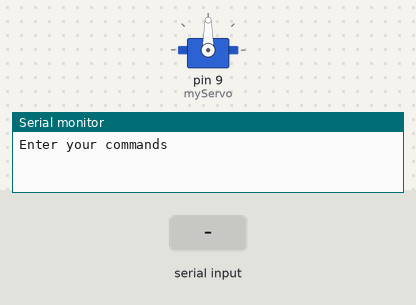
Bench run of a sketch on a simulated Arduino Uno, built with avr-gcc and run on an emulated ATmega328P. On the bench: servo, the last lines printed to the serial monitor. The inputs (shaded band) are chosen by the test bench.

Above: at 1.2 s.
1.3 s: "0" received over the second serial link
At 3.0 s:
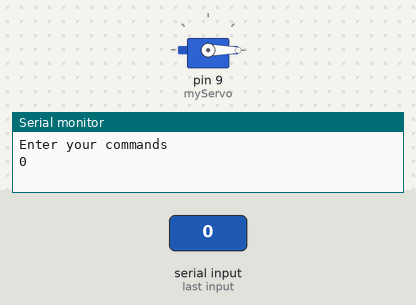
3.8 s: "1" received over the second serial link
At 4.2 s:
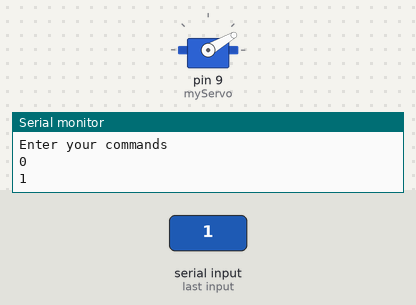
6.3 s: "3" received over the second serial link
At 7.1 s:
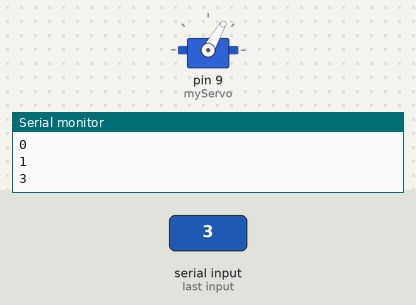
8.8 s: "4" received over the second serial link
At 9.2 s:
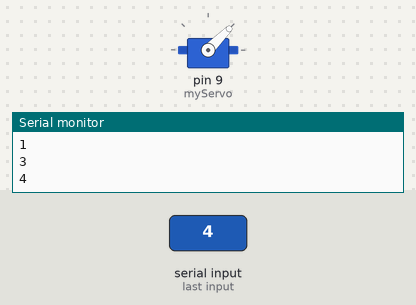
Timing chart, 0 to 11.8 s (numbered marks = the images above; inputs shaded):
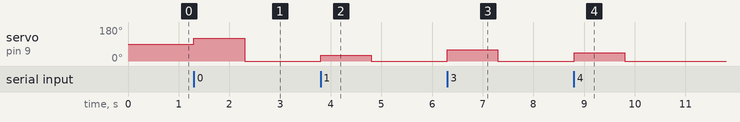

Measured:
- after the input at 1.3 s, servo on pin 9 (myServo): 90° → 120° at once, → 0° 1.0 s later
- after the input at 3.8 s, servo on pin 9 (myServo): 0° → 30° at once, → 0° 1.0 s later
- after the input at 6.3 s, servo on pin 9 (myServo): 0° → 60° at once, → 0° 1.0 s later
- after the input at 8.8 s, servo on pin 9 (myServo): 0° → 45° at once, → 0° 1.0 s later

The sketch:

blt_slave_servo.ino
```cpp
#include <SoftwareSerial.h>
#include <Servo.h>
Servo myServo;
SoftwareSerial BTSerial(10, 11);

void setup() {
  myServo.attach(9);
  Serial.begin(9600);
  Serial.println("Enter your commands");

  BTSerial.begin(38400);
}

void loop() {
  if (BTSerial.available()) {
    char receivedChar = BTSerial.read();
    Serial.write(receivedChar);

    switch (receivedChar) {
      case '0':
        myServo.write(120);
        delay(1000);
        myServo.write(0);
        delay(1000);
        break;
      case '1':
        myServo.write(30);
        delay(1000);
        myServo.write(0);
        delay(1000);
        break;
      case '2':
        myServo.write(30);
        delay(1000);
        myServo.write(0);
        delay(1000);
        break;
      case '3':
        myServo.write(60);
        delay(1000);
        myServo.write(0);
        delay(1000);
        break;
      case '4':
        myServo.write(45);
        delay(1000);
        myServo.write(0);
        delay(1000);
        break;
      // Add more cases if needed
      default:
        // Handle other cases if neede
        myServo.write(0);
        delay(15);
        break;
    }
    Serial.println();
    delay(500);
  }
}
```
